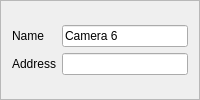
                      <widget class="QFrame" name="config_frame_digi_cam_config_camera_6">
                       <property name="sizePolicy">
                        <sizepolicy hsizetype="Expanding" vsizetype="Fixed">
                         <horstretch>0</horstretch>
                         <verstretch>0</verstretch>
                        </sizepolicy>
                       </property>
                       <property name="minimumSize">
                        <size>
                         <width>0</width>
                         <height>0</height>
                        </size>
                       </property>
                       <property name="maximumSize">
                        <size>
                         <width>16777215</width>
                         <height>16777215</height>
                        </size>
                       </property>
                       <property name="styleSheet">
                        <string notr="true">QFrame#config_frame_digi_cam_config_camera_6{
background-color: rgba(40,40,40,255);
border-radius: 20px;
width:250px;
}
</string>
                       </property>
                       <property name="frameShape">
                        <enum>QFrame::StyledPanel</enum>
                       </property>
                       <property name="frameShadow">
                        <enum>QFrame::Raised</enum>
                       </property>
                       <layout class="QVBoxLayout" name="verticalLayout_73">
                        <item>
                         <layout class="QGridLayout" name="gridLayout_35">
                          <item row="1" column="0">
                           <widget class="QLabel" name="config_label_digi_cam_config_address_camera_6">
                            <property name="sizePolicy">
                             <sizepolicy hsizetype="Fixed" vsizetype="Fixed">
                              <horstretch>0</horstretch>
                              <verstretch>0</verstretch>
                             </sizepolicy>
                            </property>
                            <property name="text">
                             <string>Address</string>
                            </property>
                            <property name="alignment">
                             <set>Qt::AlignCenter</set>
                            </property>
                            <property name="buddy">
                             <cstring>config_label_test_speed</cstring>
                            </property>
                           </widget>
                          </item>
                          <item row="0" column="1">
                           <widget class="QLineEdit" name="config_lineedit_digi_cam_config_name_camera_6">
                            <property name="text">
                             <string>Camera 6</string>
                            </property>
                           </widget>
                          </item>
                          <item row="1" column="1">
                           <widget class="QLineEdit" name="config_lineedit_digi_cam_config_address_camera_6">
                            <property name="text">
                             <string/>
                            </property>
                           </widget>
                          </item>
                          <item row="0" column="0">
                           <widget class="QLabel" name="config_label_digi_cam_config_name_camera_6">
                            <property name="sizePolicy">
                             <sizepolicy hsizetype="Fixed" vsizetype="Fixed">
                              <horstretch>0</horstretch>
                              <verstretch>0</verstretch>
                             </sizepolicy>
                            </property>
                            <property name="text">
                             <string>Name</string>
                            </property>
                            <property name="alignment">
                             <set>Qt::AlignCenter</set>
                            </property>
                            <property name="buddy">
                             <cstring>config_label_test_speed</cstring>
                            </property>
                           </widget>
                          </item>
                         </layout>
                        </item>
                       </layout>
                      </widget>
